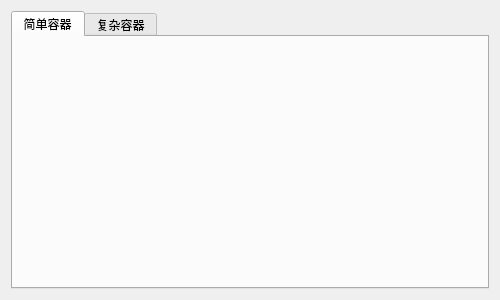
<?xml version="1.0" encoding="UTF-8"?>
<ui version="4.0">
 <class>frmPanelWidget</class>
 <widget class="QWidget" name="frmPanelWidget">
  <property name="geometry">
   <rect>
    <x>0</x>
    <y>0</y>
    <width>500</width>
    <height>300</height>
   </rect>
  </property>
  <property name="windowTitle">
   <string>Form</string>
  </property>
  <layout class="QVBoxLayout" name="verticalLayout">
   <item>
    <widget class="QTabWidget" name="tabWidget">
     <property name="currentIndex">
      <number>0</number>
     </property>
     <widget class="QWidget" name="tab">
      <attribute name="title">
       <string>简单容器</string>
      </attribute>
      <layout class="QVBoxLayout" name="verticalLayout_2">
       <property name="spacing">
        <number>0</number>
       </property>
       <property name="leftMargin">
        <number>0</number>
       </property>
       <property name="topMargin">
        <number>0</number>
       </property>
       <property name="rightMargin">
        <number>0</number>
       </property>
       <property name="bottomMargin">
        <number>0</number>
       </property>
       <item>
        <widget class="PanelWidget" name="widget1" native="true"/>
       </item>
      </layout>
     </widget>
     <widget class="QWidget" name="tab_2">
      <attribute name="title">
       <string>复杂容器</string>
      </attribute>
      <layout class="QVBoxLayout" name="verticalLayout_3">
       <property name="spacing">
        <number>0</number>
       </property>
       <property name="leftMargin">
        <number>0</number>
       </property>
       <property name="topMargin">
        <number>0</number>
       </property>
       <property name="rightMargin">
        <number>0</number>
       </property>
       <property name="bottomMargin">
        <number>0</number>
       </property>
       <item>
        <widget class="PanelWidget" name="widget2" native="true"/>
       </item>
      </layout>
     </widget>
    </widget>
   </item>
  </layout>
 </widget>
 <customwidgets>
  <customwidget>
   <class>PanelWidget</class>
   <extends>QWidget</extends>
   <header>panelwidget.h</header>
   <container>1</container>
  </customwidget>
 </customwidgets>
 <resources/>
 <connections/>
</ui>
